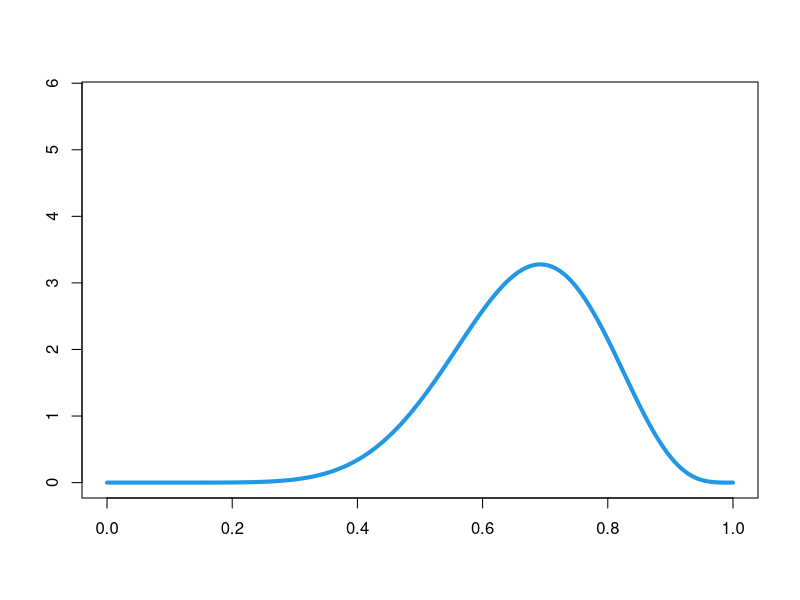
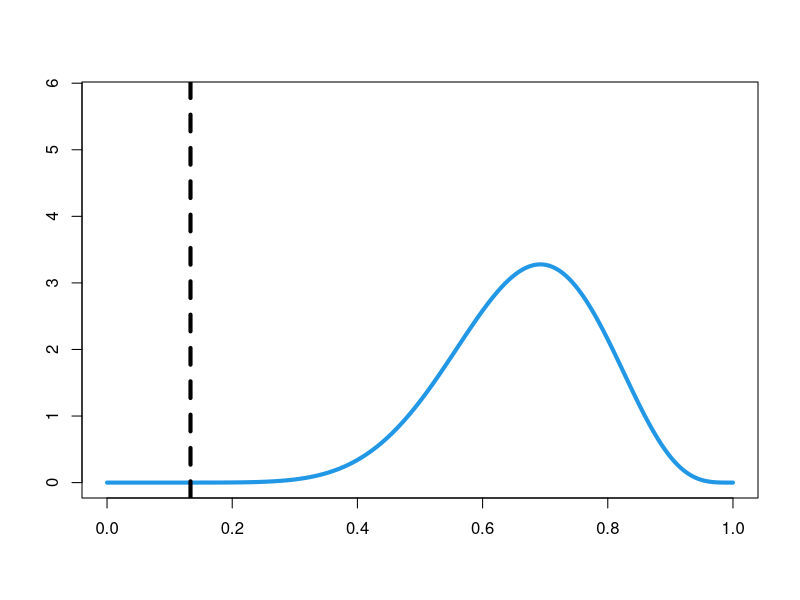
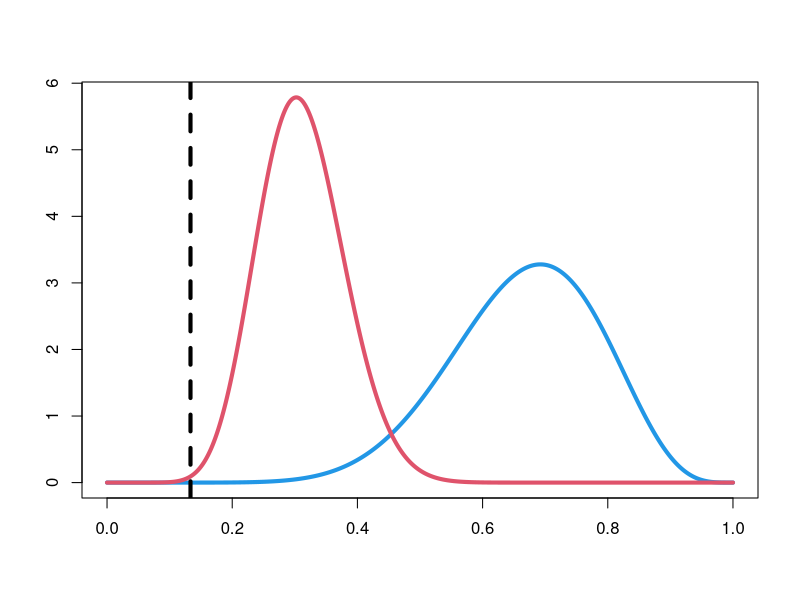
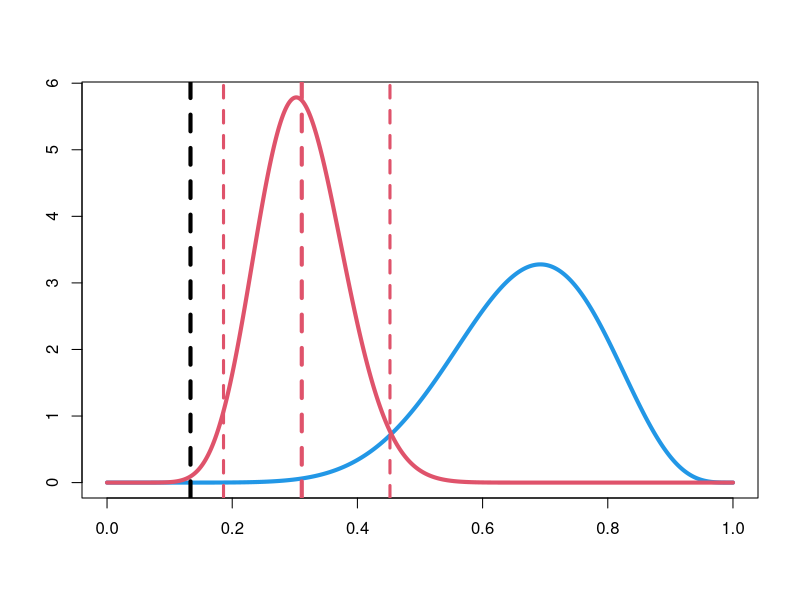
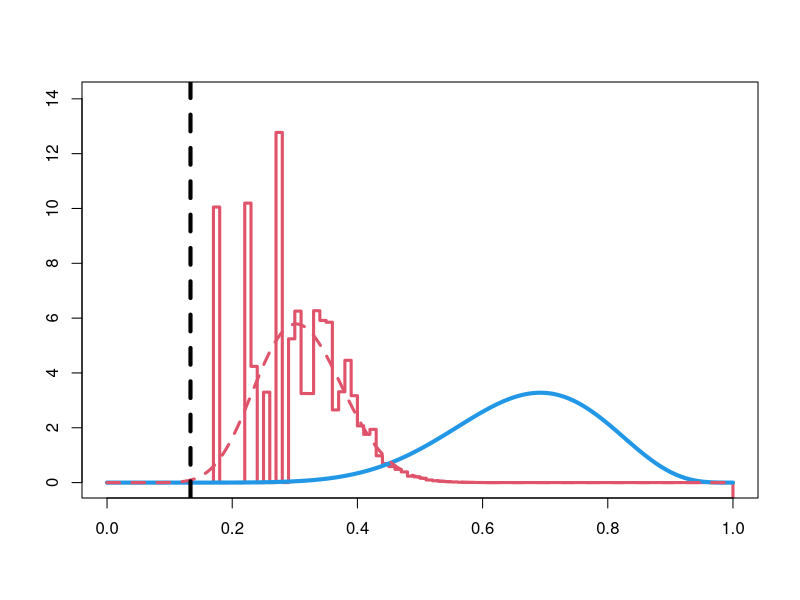
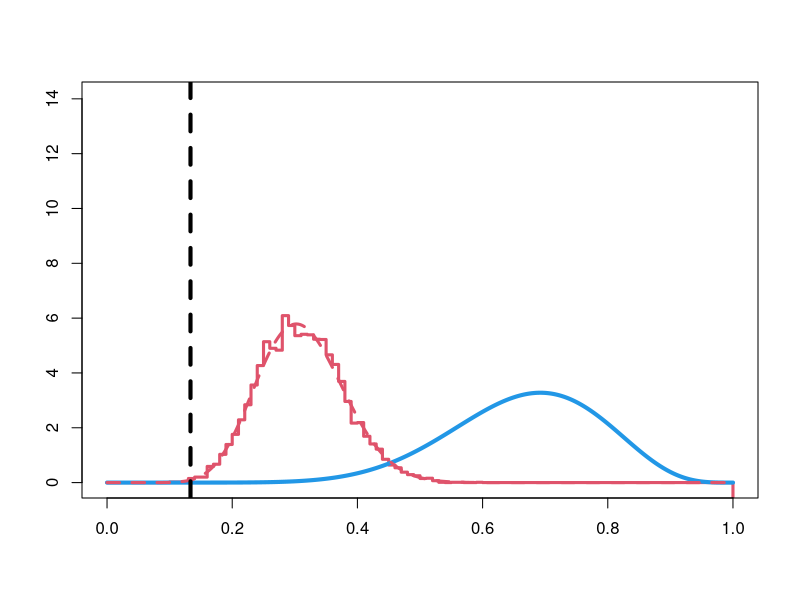

The R source for these figures, in order:
# Bayesian inference in the BetaBinomial model

# Parms & data
n = 30
x = 4
#a = .5; b = .5
a = 1; b = 1
a = 10; b = 5
Lwd1 = 3
Lwd2 = 4

# Exact posterior and prior
PlotName = paste('BetaBinom-n', n, '-x', x, '-a', a, '-b', b, sep='')
pp = seq(0, 1, by=1e-3)
Prior = dbeta(pp, a, b)
Posterior = dbeta(pp, a+x, b+n-x)

# Plots
postscript(paste(PlotName, "-Prior.ps", sep=''))
plot(pp, Posterior, type='l', col=0, lwd=Lwd2, lty=1, main='', xlab='', ylab='')
lines(pp, Prior, col=4, lwd=Lwd2)
dev.off()

postscript(paste(PlotName, "-Data.ps", sep=''))
plot(pp, Posterior, type='l', col=0, lwd=Lwd2, lty=1, main='', xlab='', ylab='')
lines(pp, Prior, col=4, lwd=Lwd2)
abline(v=x/n, col=1, lwd=Lwd2, lty=2)
dev.off()

postscript(paste(PlotName, "-Posterior.ps", sep=''))
plot(pp, Posterior, type='l', col=0, lwd=Lwd2, lty=1, main='', xlab='', ylab='')
lines(pp, Prior, col=4, lwd=Lwd2)
lines(pp, Posterior, col=2, lwd=Lwd2)
abline(v=x/n, col=1, lwd=Lwd2, lty=2)
dev.off()

postscript(paste(PlotName, "-Credibility.ps", sep=''))
plot(pp, Posterior, type='l', col=0, lwd=Lwd2, lty=1, main='', xlab='', ylab='')
lines(pp, Prior, col=4, lwd=Lwd2)
lines(pp, Posterior, col=2, lwd=Lwd2)
abline(v=x/n, col=1, lwd=Lwd2, lty=2)
abline(v=(a+x)/(a+b+n), col=2, lwd=Lwd2, lty=2)
abline(v=qbeta(0.025, a+x, b+n-x), col=2, lwd=Lwd1, lty=2)
abline(v=qbeta(0.975, a+x, b+n-x), col=2, lwd=Lwd1, lty=2)
dev.off()

# Sampled posterior from prior
B = 1e4
P = rbeta(B, a, b)
PX = dbinom(rep(x, B), n, P)
wP = PX/sum(PX)
pB = seq(0, 1, by=1/sqrt(B))
SampPost0 = rep(0, 1+length(pB))
for (i in (1:length(pB)))
  {
  SampPost0[i] = sum(wP[which(P < pB[i])])
  }
# Sampled posterior from true posterior
B = 1e4
P = rbeta(B, a+x, b+n-x)
PX = dbinom(rep(x, B), n, P)*dbeta(P, a, b)/dbeta(P, a+x, b+n-x)
wP = PX/sum(PX)
pB = seq(0, 1, by=1/sqrt(B))
SampPost1 = rep(0, 1+length(pB))
for (i in (1:length(pB)))
  {
  SampPost1[i] = sum(wP[which(P < pB[i])])
  }

# Plots
Max = max(max(sqrt(B)*diff(SampPost0)), max(sqrt(B)*diff(SampPost1)))
postscript(paste(PlotName, "-SampPost-0.ps", sep=''))
plot(pB, sqrt(B)*diff(SampPost0), type='s', ylim=c(0, 1.1*Max), lwd=Lwd1, col=2, main='', xlab='', ylab='')
lines(pp, Prior, col=4, lwd=Lwd2)
lines(pp, Posterior, col=2, lwd=Lwd1, lty=2)
abline(v=x/n, col=1, lwd=Lwd2, lty=2)
#abline(v=P%*%wP, col=2, lwd=Lwd2, lty=2)
dev.off()

postscript(paste(PlotName, "-SampPost-1.ps", sep=''))
plot(pB, sqrt(B)*diff(SampPost1), type='s', ylim=c(0, 1.1*Max), lwd=Lwd1, col=2, main='', xlab='', ylab='')
lines(pp, Prior, col=4, lwd=Lwd2)
lines(pp, Posterior, col=2, lwd=Lwd1, lty=2)
abline(v=x/n, col=1, lwd=Lwd2, lty=2)
#abline(v=P%*%wP, col=2, lwd=Lwd2, lty=2)
dev.off()

